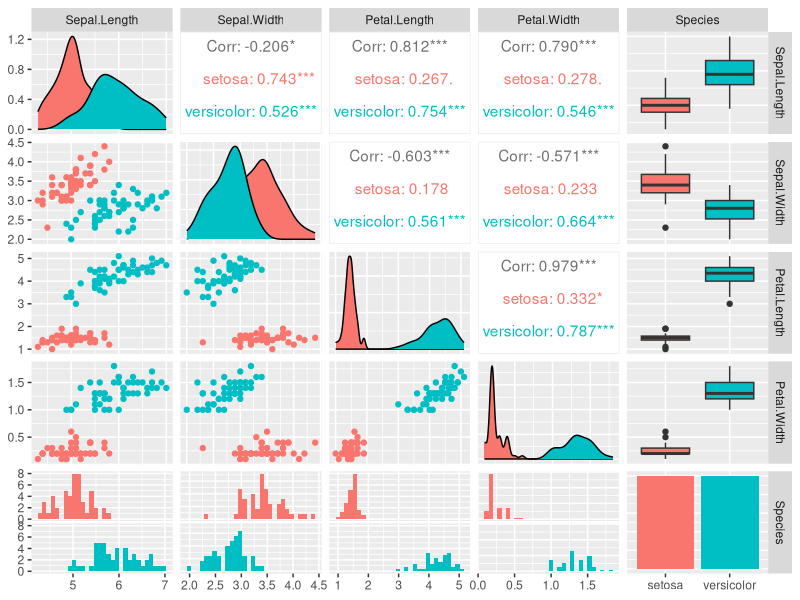
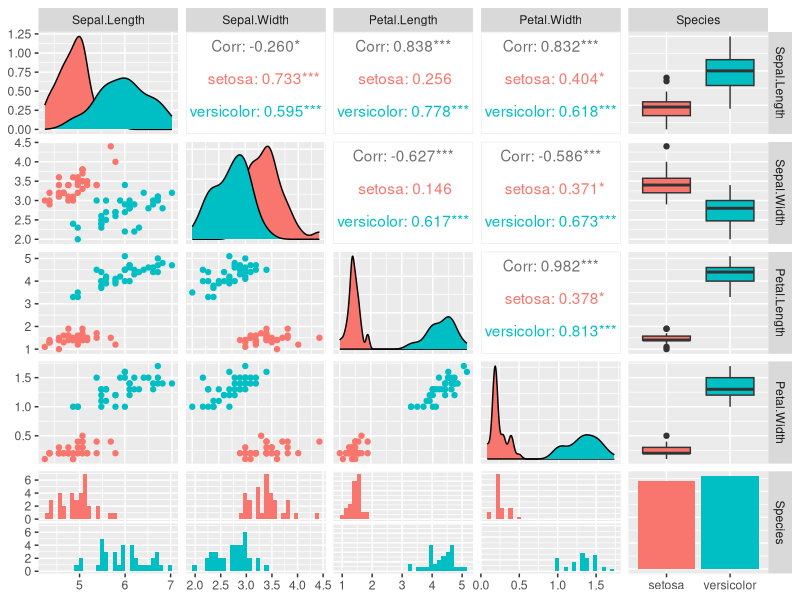
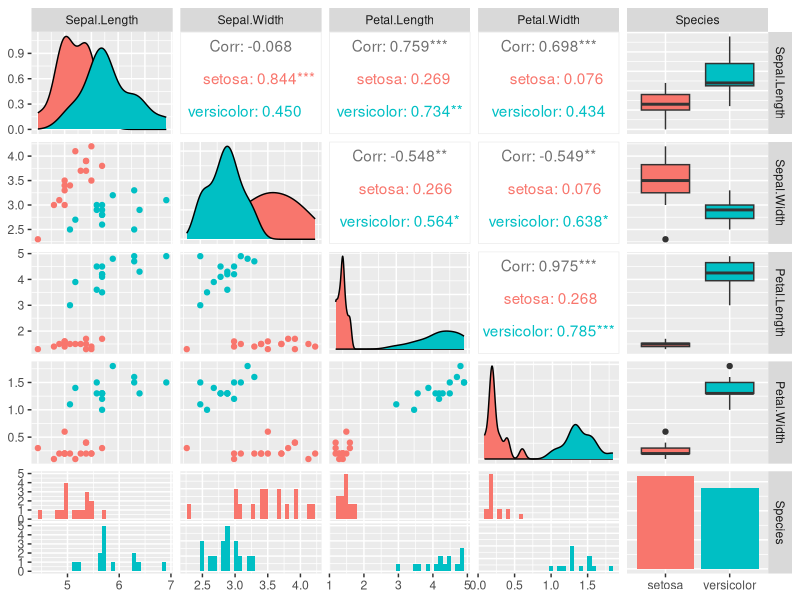
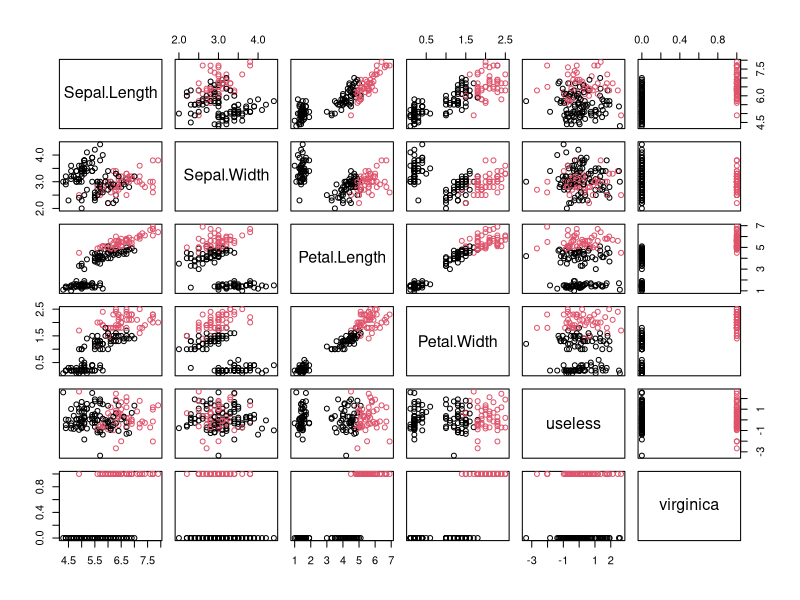

Generate these figures, in order, with R: (Note: this script raises an error after producing the figures.)
install.packages("ggplot2")
install.packages("GGally")

library(ggplot2)
library(GGally)

# Carga de datos
data(iris)

d_iris <- iris
head(d_iris)
tail(d_iris)
str(d_iris)

summary(d_iris)

#Preprocesamiento
d_iris <- d_iris[1:100,]

set.seed(100)
N <- sample(1:100, 70) # 70% de entrenamiento
N
d_train <- d_iris[N,]
d_test <- d_iris[-N,]

summary(d_train)
summary(d_test)

#Exploracion
ggpairs(d_iris, mapping=ggplot2::aes(colour = Species))
ggpairs(d_train, mapping=ggplot2::aes(colour = Species))
ggpairs(d_test, mapping=ggplot2::aes(colour = Species))

#Grafica resalta una especie
x <- iris[sample(1:nrow(iris)),]
x <- cbind(x, useless = rnorm(nrow(x)))
x$virginica <- x$Species == "virginica"
x$Species <- NULL
plot(x, col= x$virginica + 1)


#Generar modelo
y <- d_train$Species #objetivo
X <- d_train$Petal.Length

#crear el modelo
modelo <- glm(y~X, family = "binomial")
summary(modelo)

#Evaluar el modelo

nuevas_entradas <- data.frame(x = d_test$Petal.Length)
predicciones <- predict(modelo, nuevas_entradas, type = "response")
predicciones
resultados <- data.frame(d_test$Petal.Length, d_test$Species, predicciones)
resultados

#graficar
qplot(resultados[, 1], round(resultados[,3]), col = resultados[,2], xlab = "Tamaño de Petalo", ylab= "Predicciones")

  
  
  
  
  
  
  